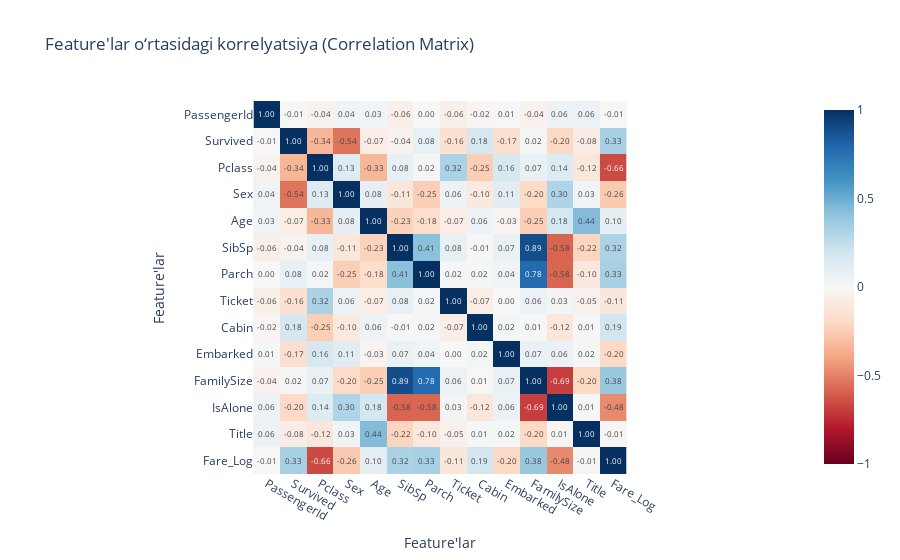

Notebook code cell kept with this figure:
### Code cell
import plotly.express as px

numeric_cols = df.select_dtypes(
    include=["float64", "int64", "int16", "int8"]
).columns

corr_matrix = df[numeric_cols].corr()

fig = px.imshow(
    corr_matrix,
    text_auto=".2f",
    aspect="equal",               
    color_continuous_scale="RdBu",
    zmin=-1,
    zmax=1,
    title="Feature'lar o‘rtasidagi korrelyatsiya (Correlation Matrix)"
)

fig.update_layout(
    xaxis_title="Feature'lar",
    yaxis_title="Feature'lar"
)

fig.show()

### Figure 1 — Plotly figure (JSON) as saved in the notebook; plotly's stock layout.template omitted (floating-point values rounded to 4 significant figures; data arrays with more than 128 entries replaced by an {"elided": "..."} marker saying what was removed)
{"data": [{"coloraxis": "coloraxis", "hovertemplate": "x: %{x}<br>y: %{y}<br>color: %{z}<extra></extra>", "name": "0", "texttemplate": "%{z:.2f}", "type": "heatmap", "x": ["PassengerId", "Survived", "Pclass", "Sex", "Age", "SibSp", "Parch", "Ticket", "Cabin", "Embarked", "FamilySize", "IsAlone", "Title", "Fare_Log"], "xaxis": "x", "y": ["PassengerId", "Survived", "Pclass", "Sex", "Age", "SibSp", "Parch", "Ticket", "Cabin", "Embarked", "FamilySize", "IsAlone", "Title", "Fare_Log"], "yaxis": "y", "z": {"elided": "14x14 float values"}}], "layout": {"coloraxis": {"cmax": 1, "cmin": -1, "colorscale": [[0, "rgb(103,0,31)"], [0.1, "rgb(178,24,43)"], [0.2, "rgb(214,96,77)"], [0.3, "rgb(244,165,130)"], [0.4, "rgb(253,219,199)"], [0.5, "rgb(247,247,247)"], [0.6, "rgb(209,229,240)"], [0.7, "rgb(146,197,222)"], [0.8, "rgb(67,147,195)"], [0.9, "rgb(33,102,172)"], [1, "rgb(5,48,97)"]]}, "title": {"text": "Feature'lar o‘rtasidagi korrelyatsiya (Correlation Matrix)"}, "xaxis": {"anchor": "y", "constrain": "domain", "domain": [0, 1], "scaleanchor": "y", "title": {"text": "Feature'lar"}}, "yaxis": {"anchor": "x", "autorange": "reversed", "constrain": "domain", "domain": [0, 1], "title": {"text": "Feature'lar"}}}}
